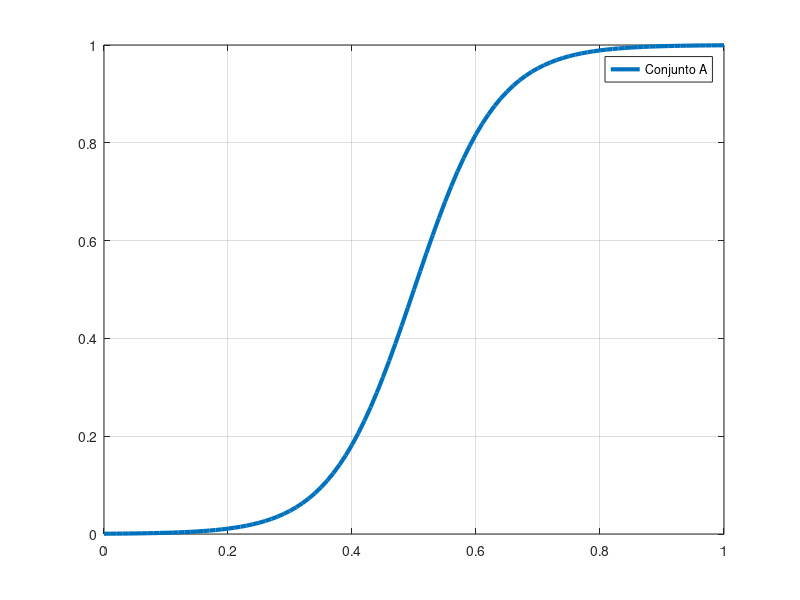
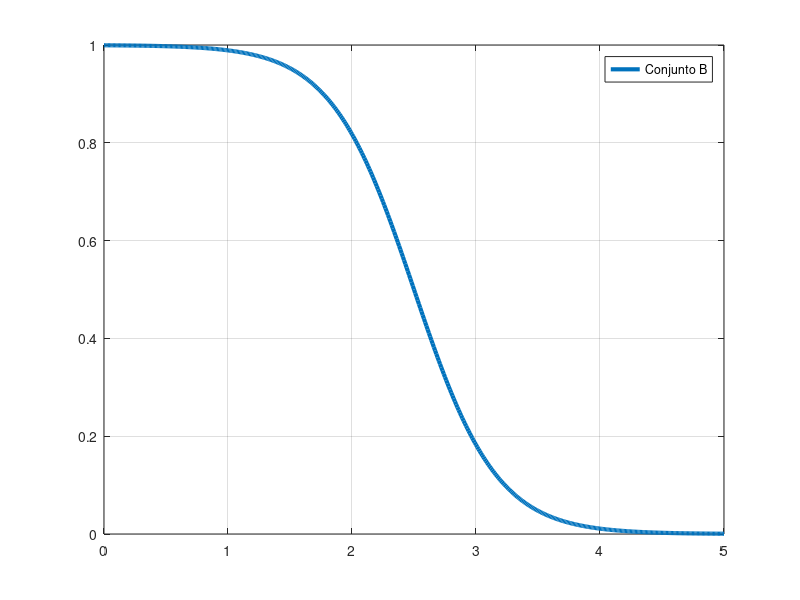
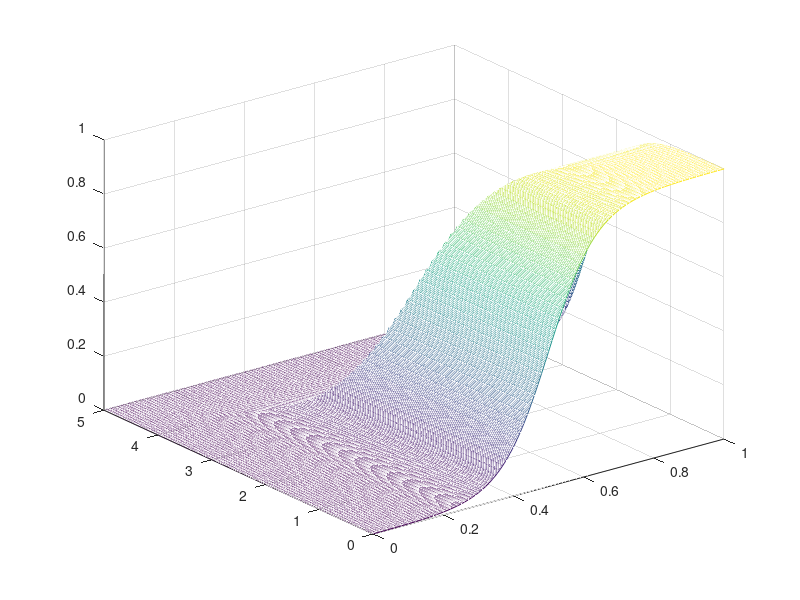
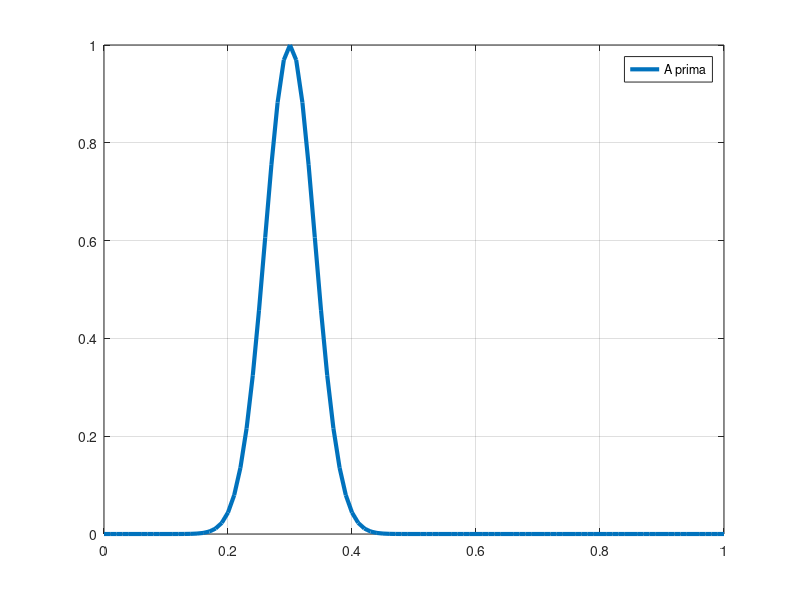

Recreate these plots in MATLAB, in order.
clc, clear
%Defina el conjunto Universo
x=0:0.01:1;
y=0:0.01:5;
%Defina el conjunto 1
corte_inf=15;
corte_sup=0.5;
A=sigmf(x,[corte_inf, corte_sup]);
figure 
plot(x,A,'linewidth',3); legend('Conjunto A'); grid on;
%Defina el conjunto 2
corte_inf=-3;
corte_sup=2.5;
B=sigmf(y,[corte_inf, corte_sup]);
figure 
plot(y,B,'linewidth',3); legend('Conjunto B'); grid on;
%Estime el producto cartesiano
for i=1:length(A)
    for j=1:length(B)
        R(i,j)=min(A(i),B(j));
    end
end
%Definir intervalos de la malla
[X,Y]=meshgrid(x,y);
%Imprimir malla
figure, mesh(X,Y,R')
%Finalmente, la composición seria
Ap=gaussmf(x,[0.04,0.3]);
for j=1:length(B)
    for i=1:length(A)
        Salida(i)=min(Ap(i),R(i,j));
    end
    Bp(j)=max(Salida);
end
figure, plot(x,Ap,'linewidth',3), legend('A prima'), grid on
figure, plot(y,Bp,'linewidth',3), legend('B prima'), grid on
